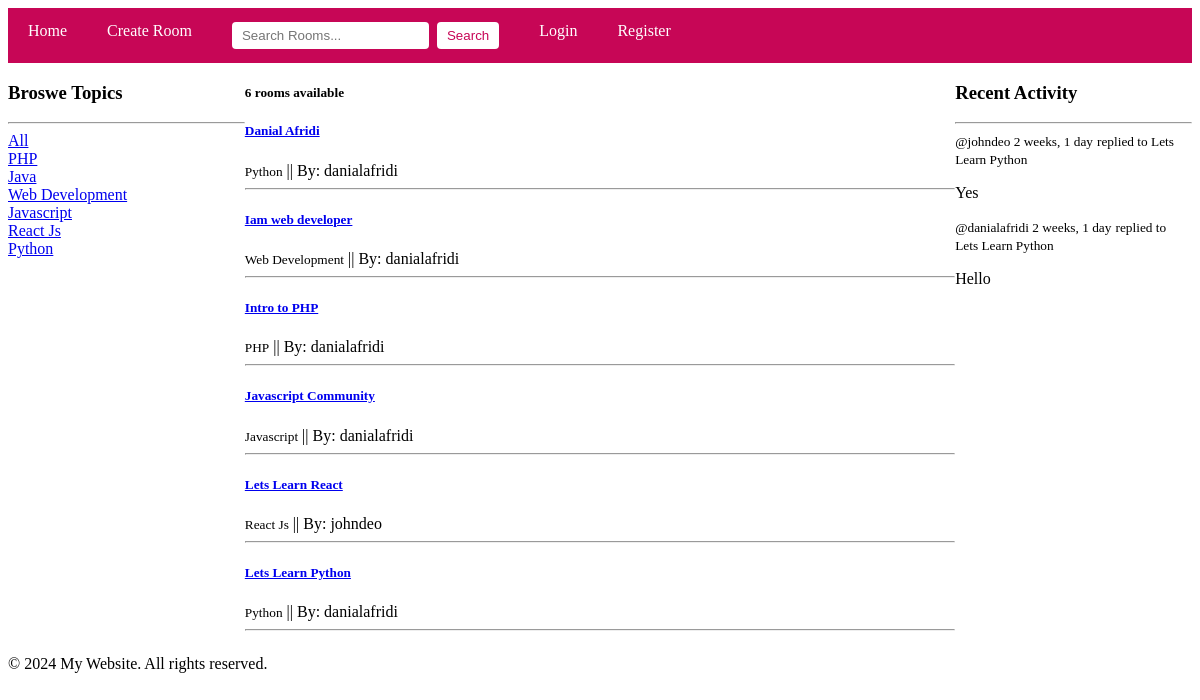
The app's page /, older data.
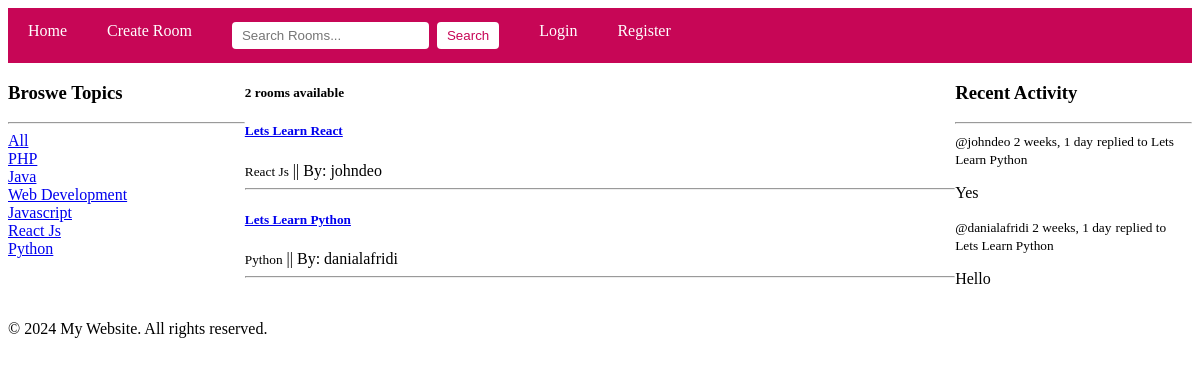
The same page, newer data.
### base/models.py (models this page shows)
class Topic(models.Model):
    name = models.CharField(max_length=200, blank=False)
    updated_at = models.DateTimeField(auto_now=True)
    created_at = models.DateTimeField(auto_now_add=True)
    class Meta:
        ordering = ['-updated_at', '-created_at']
    def __str__(self):
        return str(self.name)

class Room(models.Model):
    host = models.ForeignKey(User, on_delete=models.SET_NULL,null=True)
    topic = models.ForeignKey(Topic, on_delete=models.SET_NULL,null=True)
    name = models.CharField(max_length=100, blank=False)
    description = models.TextField(null=True, blank=True)
    participants = models.ManyToManyField(User,related_name='participants',blank=True)
    updated_at = models.DateTimeField(auto_now=True)
    created_at = models.DateTimeField(auto_now_add=True)
    class Meta:
        ordering = ['-updated_at', '-created_at']
    def __str__(self):
        return str(self.name)

class Message(models.Model):
     user = models.ForeignKey(User, on_delete=models.CASCADE)
     room = models.ForeignKey(Room, on_delete=models.CASCADE)
     body = models.TextField()
     updated_at = models.DateTimeField(auto_now=True)
     created_at = models.DateTimeField(auto_now_add=True)
     class Meta:
        ordering = ['-updated_at', '-created_at']
     def __str__(self):
        return str(self.body[0:50])

### base/views.py (the view)
# urls.py: path('', views.home,name='home'),
def home(request):
    q = request.GET.get('q') if request.GET.get('q') != None else ''
    rooms = Room.objects.filter(Q(topic__name__icontains=q) | Q(name__icontains=q) | Q(description__icontains=q) | Q(host__username__icontains=q))
    topics = Topic.objects.all()
    room_count = rooms.count()
    room_message = Message.objects.filter(Q(room__topic__name__icontains=q))
    context = {'rooms':rooms,'topics':topics,'room_count':room_count,'room_messages':room_message}
    return render(request,'base/home.html', context)

### base/templates/base/home.html (shortened to what this page needs)
{% extends 'main.html' %}
{% block content %}
<div class="home-container">
    <div>
        {% include 'base/component/topics.html' %}
    </div>
    <div>
        {% include 'base/component/feed.html' %}
    </div>
     <div>
   {% include 'base/component/activity.html' %}
</div>
</div>
   {% endblock content %}

### base/templates/base/component/topics.html
    <h3>Broswe Topics</h3>
    <hr>
    <div>
        <a href="{% url 'home' %}">All</a>
    </div>
    {% for topic in topics %}
    <div>
        <a href="{% url 'home' %}?q={{topic.name}}">{{topic.name}}</a>
    </div>
    {% endfor %}

### base/templates/base/component/feed.html (shortened to what this page needs)
<h5>{{room_count}} rooms available</h5>
{% for room in rooms%}
<div>
    <h5><a class="btn" href="{% url 'room' room.id %}">{{room.name}}</a></h5>
    <small>{{room.topic}}</small> ||  <span >By: {{room.host.username}}</span>
    <hr>
</div>
{% endfor %}

### base/templates/base/component/activity.html (shortened to what this page needs)
    <h3>Recent Activity</h3>
    <hr>
    {% for message in room_messages %}
    <div>
        <small>@{{message.user}} {{message.created_at|timesince}}</small>
        <small>replied to {{message.room}}</small>
        <p>{{message}}</p>
    </div>
    {% endfor %}

Row changes from the older to the newer data that the page shows:
removed Room: name "Danial Afridi", topic "Python", host.username "danialafridi"
removed Room: name "Iam web developer", topic "Web Development", host.username "danialafridi"
removed Room: name "Intro to PHP", topic "PHP", host.username "danialafridi"
removed Room: name "Javascript Community", topic "Javascript", host.username "danialafridi"
Text that changed along with them:
{{ room_count }}: "6" → "2"
